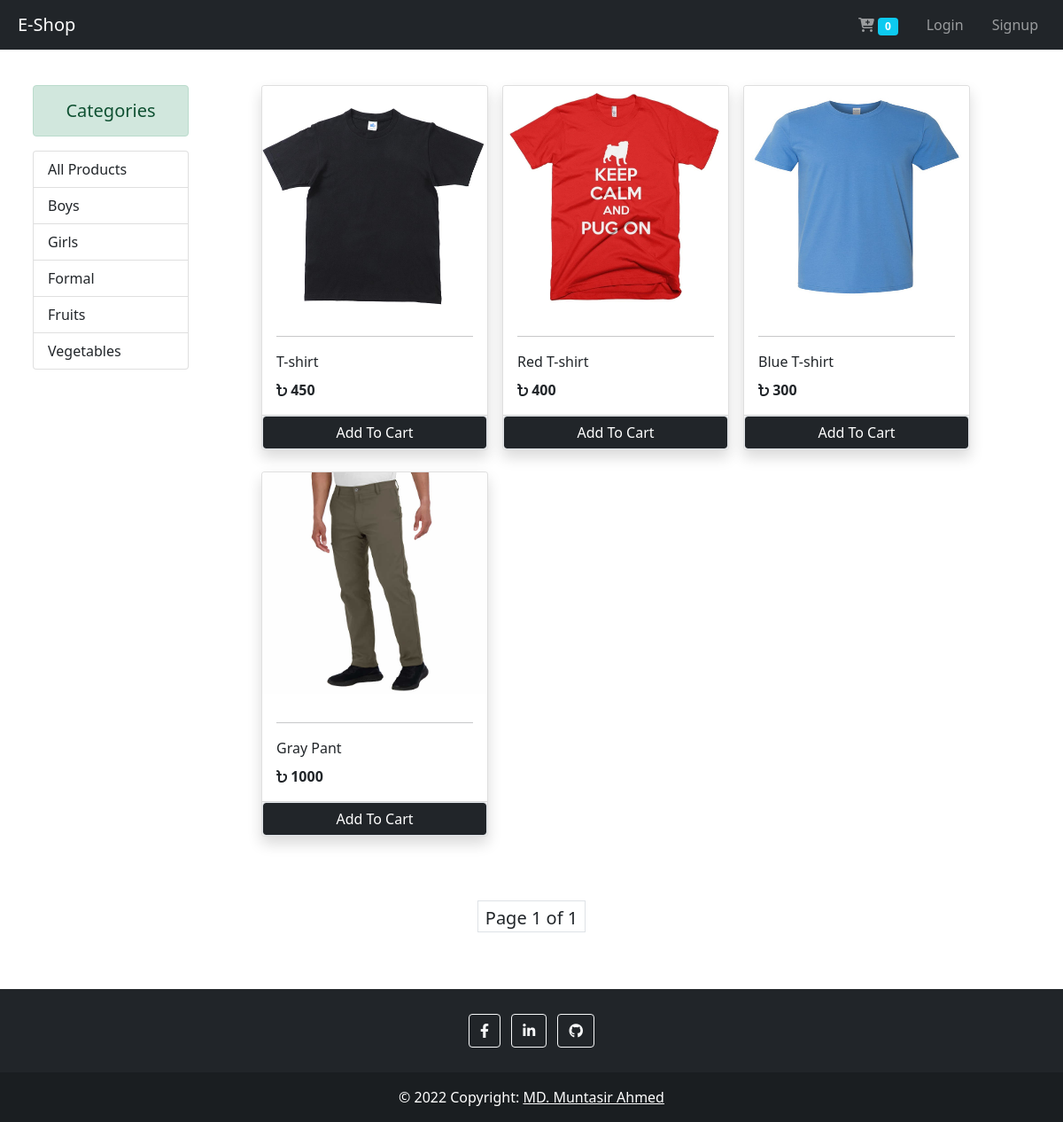
/?category=1, run on the app's committed database.
### store/models.py (models this page shows, shortened)
class Category(models.Model):
    name = models.CharField(max_length=20, default=1)
    @staticmethod
    def get_all_categories():
        return Category.objects.all()

class Product(models.Model):
    name = models.CharField(max_length=50)
    price = models.IntegerField(default=0)
    category = models.ForeignKey(
        Category, on_delete=models.CASCADE)
    description = models.CharField(
        max_length=200, default='', null=True, blank=True)
    image = models.ImageField(upload_to='uploads/products/')
    @staticmethod
    def get_all_products_by_categoryId(category_id):
        if category_id:
            return Product.objects.filter(category=category_id)
        else:
            return Product.objects.all()

### store/views.py (the view, shortened to what this page needs)
# urls.py: path('', views.Index.as_view(), name="index"),
class Index(View):
    def get(self, request):
        cart = request.session.get('cart')
        if not cart:
            request.session.cart = {}
        products = None
        categories = Category.get_all_categories()
        categoryId = request.GET.get('category')
        if categoryId:
            if categoryId == "-1":
                products = Product.get_all_products()
            else:
                products = Product.get_all_products_by_categoryId(
                    category_id=categoryId)
        else:
            products = Product.get_all_products()
        pagination = Paginator(products, 10)
        page = request.GET.get('page')
        venues = pagination.get_page(page)
        data = {
            'products': venues,
            'categories': categories,
        }
        return render(request, 'index.html', context=data)

### store/templatetags/cart.py (called while the page is built)
@register.filter(name='is_in_cart')
def is_in_cart(product, cart):
    keys = cart.keys()
    for id in keys:
        if int(id) == product.id:
            return True
    return False

### store/templates/index.html (shortened to what this page needs)
{% extends 'base.html' %}
{% load cart %}
{% load static %}
{% block styles %}
<link rel="stylesheet" href="{% static '/css/index.css' %}">
{% endblock styles %}
{% block content %}
<div class="container-fluid mt-5 pt-5">
    <div class="row">
        <div class="col-lg-2 mx-auto">
            <div>
                <p class="alert alert-success mb-3 font h5 text-center">Categories</p>
            </div>
            <div class="list-group" id="navitem_list">
                <a href="/?category=-1" class="list-group-item list-group-item-action">All Products</a>
                {% for category in categories %}
                <a href="/?category={{category.id}}" class="list-group-item list-group-item-action" active>{{category.name}}</a>
                {% endfor %}
            </div>
        </div>
        <div id="products" class="col-lg-9 mx-auto">
            <div class="row mx-auto">
                {% for product in products %}
                <div class="card mx-2 p-0 mb-4 shadow" id="{{product.id}}" style="width: 16rem;">
                    <img src="{{product.image.url}}" class="card-img-top image-cover" alt="" height="250px">
                    <div class="card-body">
                        <hr>
                        <p class="card-title">{{product.name}}</p>
                        <p class="card-text"><i class="fa-solid fa-bangladeshi-taka-sign"></i><b> {{product.price}}</b></p>
                    </div>
                    <div class="card-footer p-0">
                        {% if product|is_in_cart:request.session.cart %}
                        {% comment %} quantity increment and decrement starts {% endcomment %}
                        <div class="row g-0">
                            {% comment %} minus button starts {% endcomment %}
                            <form action="/#{{product.id}}" method="POST" class="col-2">
                                {% csrf_token %}
                                <input type="text" name="product" value="{{product.id}}" hidden>
                                <input type="text" name="remove" value="True" hidden>
                                <input type="submit" value=" - " class="btn btn-block btn-dark">
                            </form>
                            {% comment %} minus button ends {% endcomment %}
                            <div class="text-center col pt-2">{{product|cart_quantity:request.session.cart}} in Cart</div>
                            {% comment %} plus button starts {% endcomment %}
                            <form action="/#{{product.id}}" method="POST" class="col-2">
                                {% csrf_token %}
                                <input type="text" name="product" value="{{product.id}}" hidden>
                                <input type="submit" value=" + " class="btn btn-block btn-dark">
                            </form>
                            {% comment %} plus button ends {% endcomment %}
                        </div>
                        {% comment %} quantity increment and decrement starts {% endcomment %}
                        {% else %}
                        <form action="/#{{product.id}}" method="POST" class="btn-block">
                            <input type="submit" class="btn btn-dark border form-control" value="Add To Cart">
                        </form>
                        {% endif %}
                    </div>
                </div>
                {% endfor %}
            </div>
        </div>
    </div>
</div>
<div class="d-flex justify-content-center py-5 fs-5" aria-label="Page navigation example">
    <ul class="pagination">
        <li class="page-item text-center px-2 pt-1 border">Page {{products.number}} of {{products.paginator.num_pages}}</li>
    </ul>
</div>
{% endblock content %}

### static/css/index.css (style rules this page uses)
.card { transition: all .3s ease-in-out; }

### data on the page
Category: name "Boys"
Category: name "Girls"
Category: name "Formal"
Category: name "Fruits"
Category: name "Vegetables"
Product: {{ product.id }} 1 (drawn), image (picture), name "T-shirt", price "450"
Product: image (picture), name "Red T-shirt", price "400"
Product: image (picture), name "Blue T-shirt", price "300"
Product: image (picture), name "Gray Pant", price "1000"

### other printed values
{{ request.session.cart.keys|length }} "0"
{{ products.number }} "1"
{{ products.paginator.num_pages }} "1"
